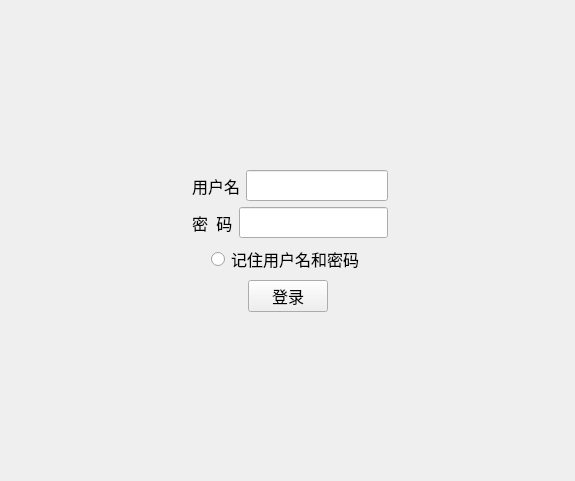
<?xml version="1.0" encoding="UTF-8"?>
<ui version="4.0">
 <class>Form</class>
 <widget class="QWidget" name="Form">
  <property name="geometry">
   <rect>
    <x>0</x>
    <y>0</y>
    <width>575</width>
    <height>481</height>
   </rect>
  </property>
  <property name="font">
   <font>
    <family>宋体</family>
    <pointsize>12</pointsize>
   </font>
  </property>
  <property name="windowTitle">
   <string>Form</string>
  </property>
  <property name="styleSheet">
   <string notr="true">border-image: url(:/背景图/test3.png);</string>
  </property>
  <layout class="QVBoxLayout" name="verticalLayout_2">
   <item>
    <spacer name="verticalSpacer">
     <property name="orientation">
      <enum>Qt::Vertical</enum>
     </property>
     <property name="sizeHint" stdset="0">
      <size>
       <width>20</width>
       <height>40</height>
      </size>
     </property>
    </spacer>
   </item>
   <item>
    <layout class="QHBoxLayout" name="horizontalLayout_3">
     <item>
      <spacer name="horizontalSpacer">
       <property name="orientation">
        <enum>Qt::Horizontal</enum>
       </property>
       <property name="sizeHint" stdset="0">
        <size>
         <width>118</width>
         <height>20</height>
        </size>
       </property>
      </spacer>
     </item>
     <item>
      <layout class="QVBoxLayout" name="verticalLayout">
       <item>
        <layout class="QHBoxLayout" name="horizontalLayout">
         <item>
          <widget class="QLabel" name="label">
           <property name="layoutDirection">
            <enum>Qt::RightToLeft</enum>
           </property>
           <property name="styleSheet">
            <string notr="true"/>
           </property>
           <property name="text">
            <string>用户名</string>
           </property>
           <property name="indent">
            <number>20</number>
           </property>
          </widget>
         </item>
         <item>
          <widget class="QLineEdit" name="lineEdit"/>
         </item>
         <item>
          <widget class="QLabel" name="label_7">
           <property name="text">
            <string/>
           </property>
          </widget>
         </item>
        </layout>
       </item>
       <item>
        <layout class="QHBoxLayout" name="horizontalLayout_2">
         <item>
          <widget class="QLabel" name="label_3">
           <property name="text">
            <string>密  码</string>
           </property>
           <property name="indent">
            <number>20</number>
           </property>
          </widget>
         </item>
         <item>
          <widget class="QLineEdit" name="lineEdit_2"/>
         </item>
         <item>
          <widget class="QLabel" name="label_8">
           <property name="text">
            <string/>
           </property>
          </widget>
         </item>
        </layout>
       </item>
       <item>
        <layout class="QHBoxLayout" name="horizontalLayout_4">
         <item>
          <widget class="QLabel" name="label_2">
           <property name="text">
            <string/>
           </property>
          </widget>
         </item>
         <item>
          <widget class="QRadioButton" name="radioButton">
           <property name="text">
            <string>记住用户名和密码</string>
           </property>
          </widget>
         </item>
         <item>
          <widget class="QLabel" name="label_4">
           <property name="text">
            <string/>
           </property>
          </widget>
         </item>
        </layout>
       </item>
       <item>
        <layout class="QHBoxLayout" name="horizontalLayout_5">
         <item>
          <widget class="QLabel" name="label_5">
           <property name="text">
            <string/>
           </property>
          </widget>
         </item>
         <item>
          <widget class="QPushButton" name="pushButton">
           <property name="text">
            <string>登录</string>
           </property>
          </widget>
         </item>
         <item>
          <widget class="QLabel" name="label_6">
           <property name="text">
            <string/>
           </property>
          </widget>
         </item>
        </layout>
       </item>
      </layout>
     </item>
     <item>
      <spacer name="horizontalSpacer_2">
       <property name="orientation">
        <enum>Qt::Horizontal</enum>
       </property>
       <property name="sizeHint" stdset="0">
        <size>
         <width>108</width>
         <height>20</height>
        </size>
       </property>
      </spacer>
     </item>
    </layout>
   </item>
   <item>
    <spacer name="verticalSpacer_2">
     <property name="orientation">
      <enum>Qt::Vertical</enum>
     </property>
     <property name="sizeHint" stdset="0">
      <size>
       <width>20</width>
       <height>40</height>
      </size>
     </property>
    </spacer>
   </item>
  </layout>
 </widget>
 <resources>
  <include location="test11.qrc"/>
 </resources>
 <connections>
  <connection>
   <sender>pushButton</sender>
   <signal>clicked()</signal>
   <receiver>Form</receiver>
   <slot>show_mainwindow()</slot>
   <hints>
    <hint type="sourcelabel">
     <x>302</x>
     <y>283</y>
    </hint>
    <hint type="destinationlabel">
     <x>573</x>
     <y>248</y>
    </hint>
   </hints>
  </connection>
 </connections>
 <slots>
  <slot>show_mainwindow()</slot>
 </slots>
</ui>
